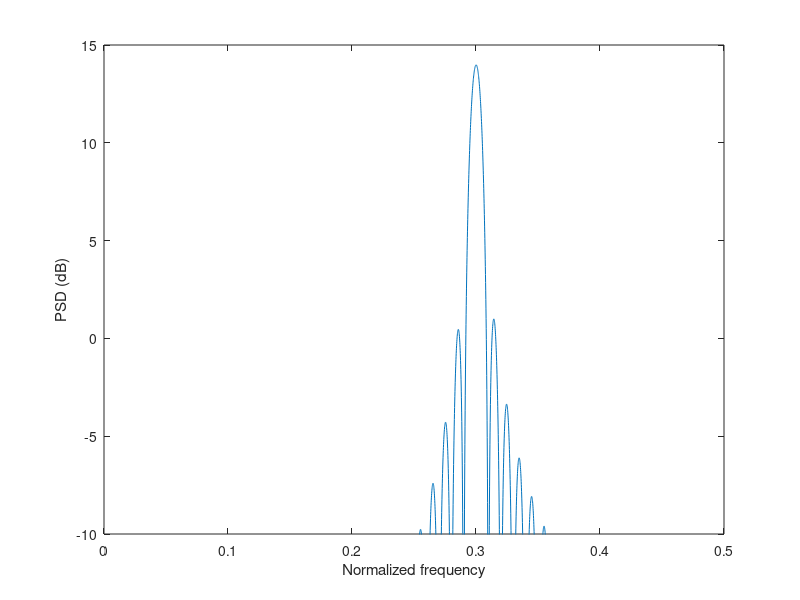
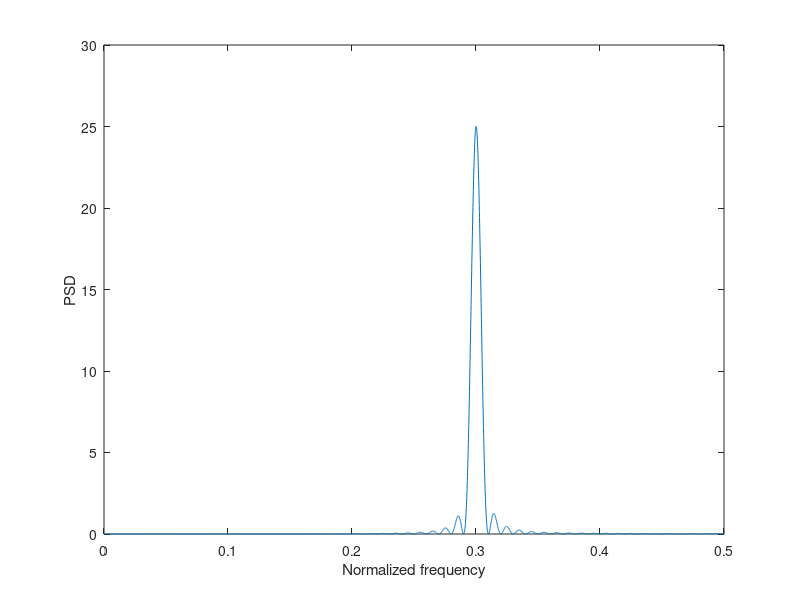

Write MATLAB code to recreate these figures, in order.
clc
clf
close all
clearvars

N = 10; % Number of segments
M = 100; % Length of segment
L = 10000; % FFT length
y = sin(2*pi*0.3*[1:N*M]+0.2);%+rand(N*M);
for i = 1:N
    x(1:M,i) = y((i-1)*M+1:i*M);
    x_per(1:L,i) = 1/M*abs(fft(x(1:M,i),L)).^2;
end
per = mean(x_per,2);
x_ax = linspace(0,1,L);
figure
plot(x_ax,pow2db(per))
xlim([0,0.5])
ylim([-10,15])
xlabel('Normalized frequency')
ylabel('PSD (dB)')
figure
plot(x_ax,per)
xlim([0,0.5])
% ylim([0,10])
xlabel('Normalized frequency')
ylabel('PSD')

pwr = sum(per)/L;